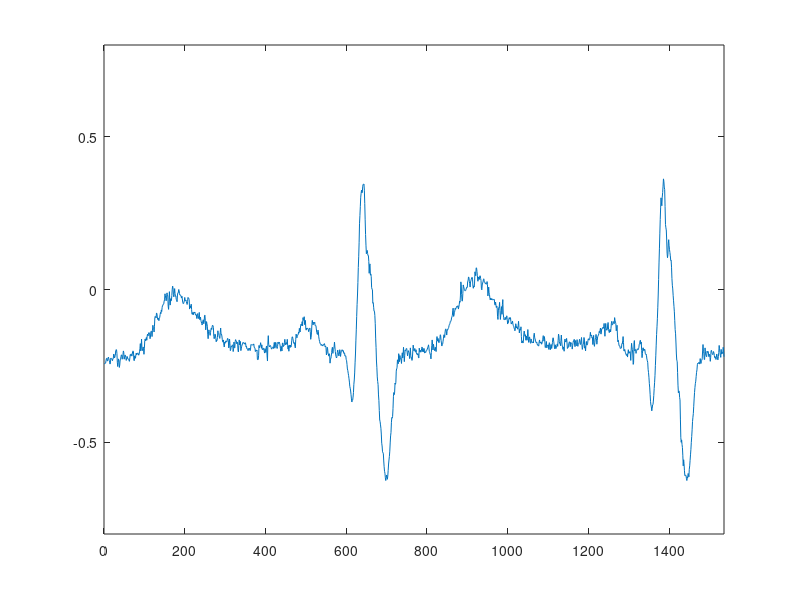
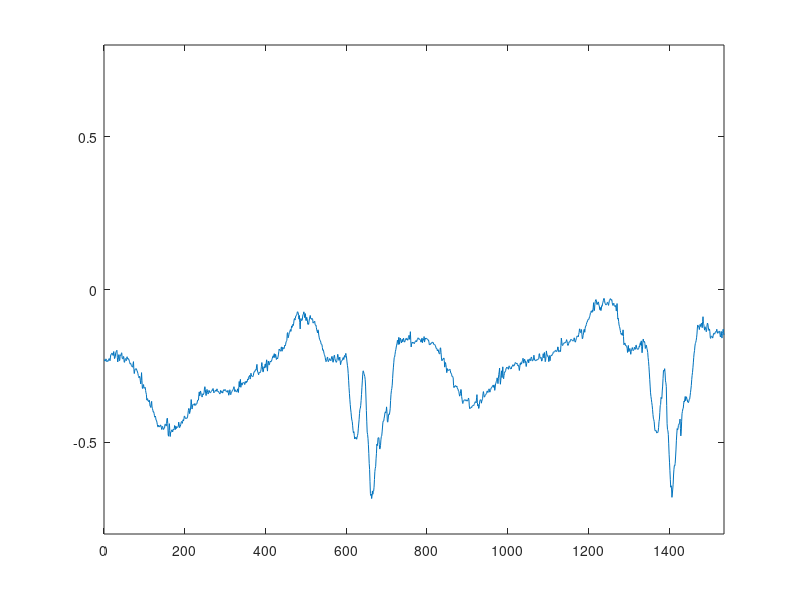
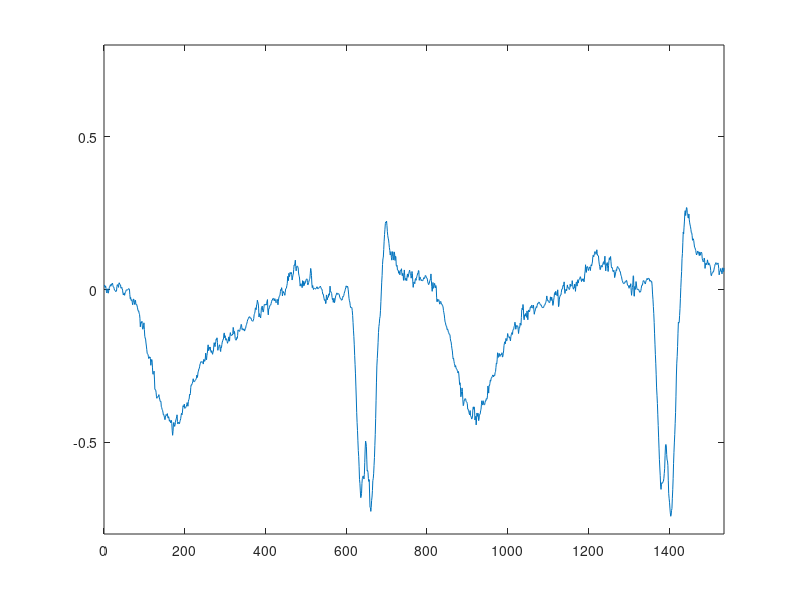
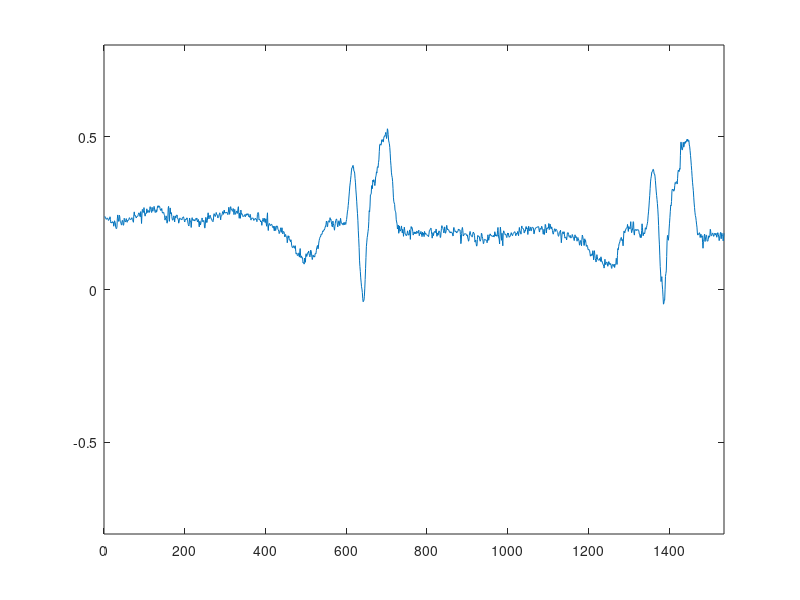

Write the MATLAB code that produced these figures, in order.
%% Leer datos
data = csvread('patient001_s0010.csv',2,0);
N = 512*3;
L = 15;
offset = 0;
% Tomar ventana de datos
X = data(1+offset:offset+N,2:L+1);
for i=1:15
    figure (i);
    plot(X(:,i))
    ylim([-0.8 0.8]);
    xlim([0 N]);
end

